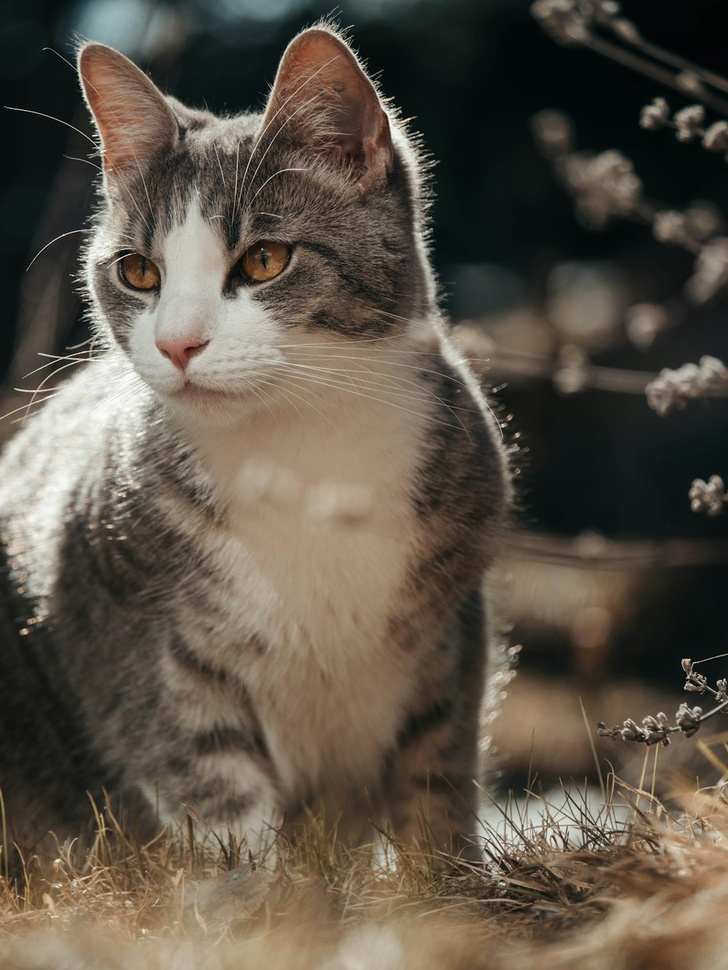
#> input picture img/cat.jpg, 728 x 970 px, shrunk from 1000 x 1333 before the run
$ python histogram.py
#> lines starting #> are read from the running program, lines starting #| are printed output that depends on the picture
import cv2 as cv
import matplotlib.pyplot as plt

img = cv.imread('img/cat.jpg')
#> img is the input picture: shape (970, 728, 3); mean B, G, R 70.9, 83, 92.1
cv.imshow('cat', img)

gray = cv.cvtColor(img, cv.COLOR_BGR2GRAY)
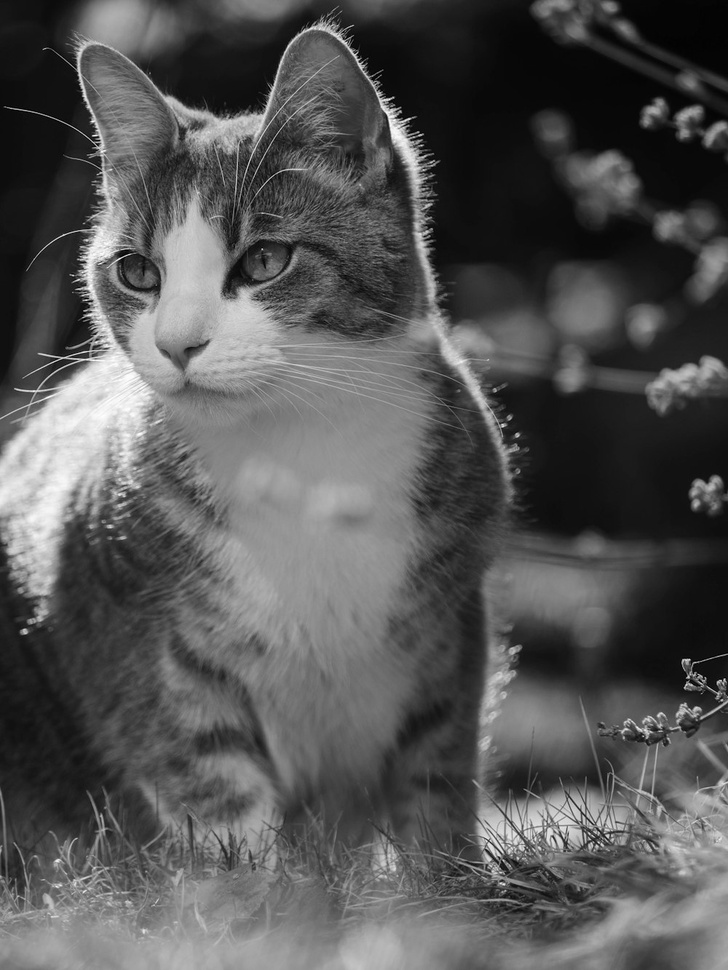
#> gray: shape (970, 728); min 0, max 255, mean 84.3
cv.imshow('gray', gray)

#Grayscale hist
gray_hist = cv.calcHist([gray], [0], None, [256], [0,256])
#> gray_hist = 256 values, max 12559 at index 16, min 3 at index 0, mean 2758.4

plt.figure()
plt.title('Grayscale Histogram')
plt.xlabel('Bins')
plt.ylabel('# of pixels')
plt.plot(gray_hist)
plt.xlim([0,256])
plt.show()
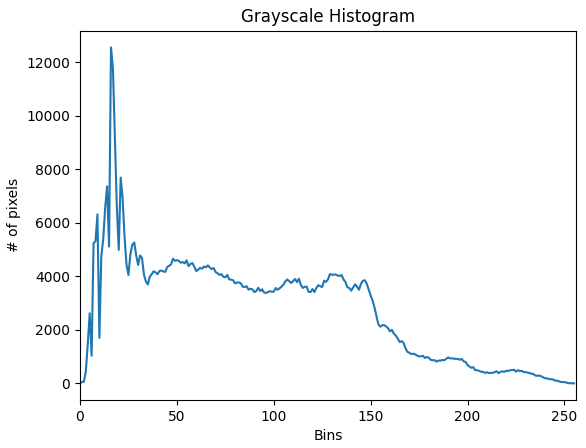
#> figure drawn by matplotlib, 1 panel; curve peaks at x = 16, y = 12559


cv.waitKey(0)

$ run again, with img/pfp.jpg copied over img/cat.jpg
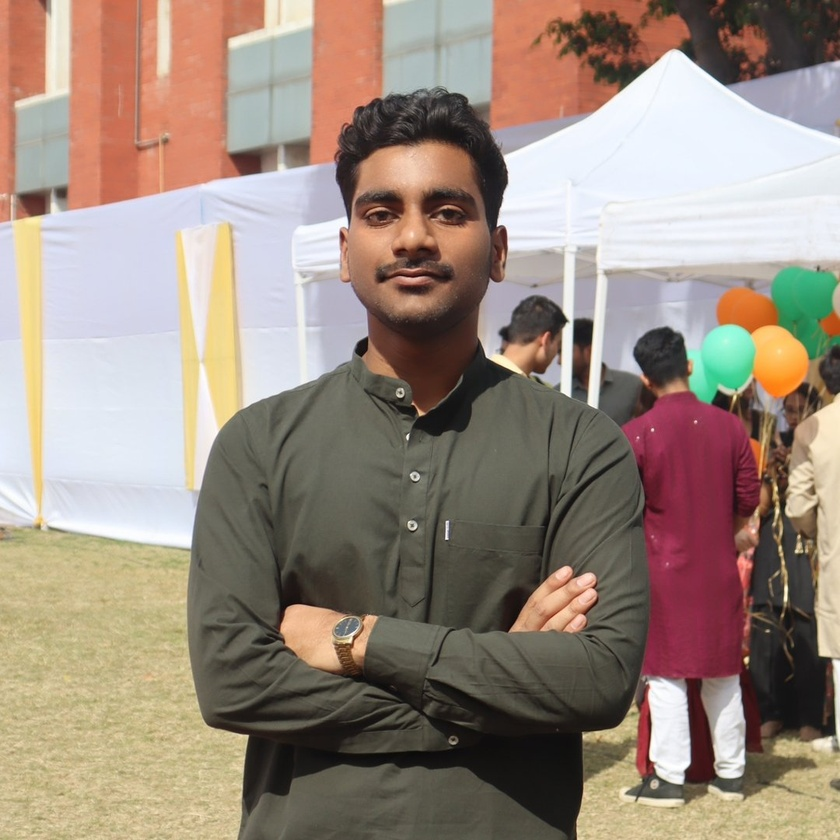
#> input picture img/pfp.jpg, 840 x 840 px, shrunk from 1080 x 1080 before the run
#> img is the input picture: shape (840, 840, 3); mean B, G, R 126.1, 138.7, 154.9
#> `gray = cv.cvtColor(img, cv.COLOR_BGR2GRAY)`:
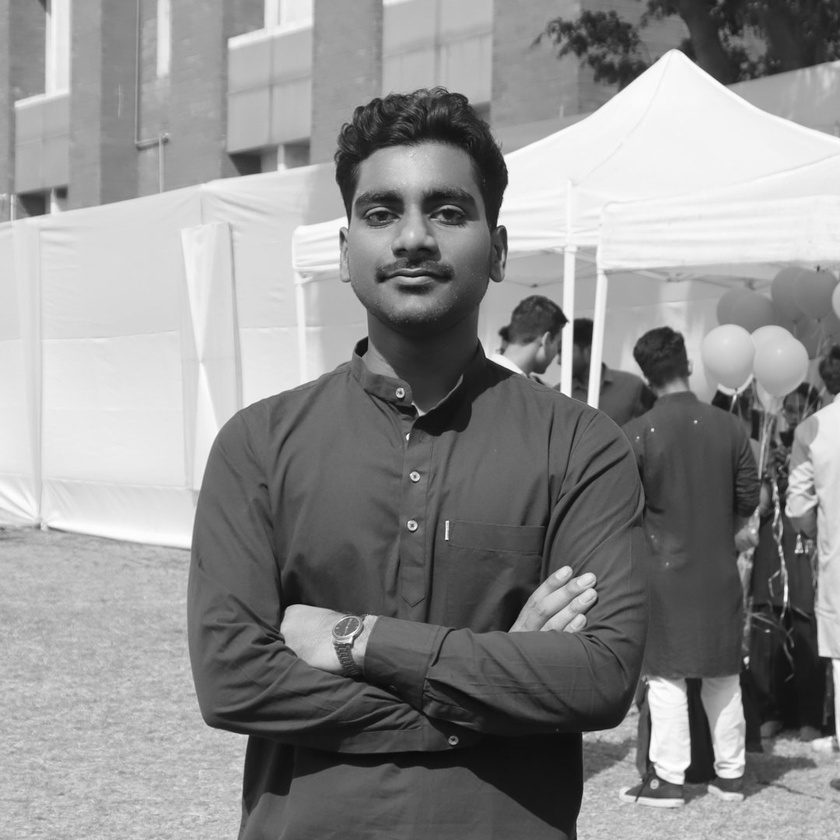
#> gray: shape (840, 840); min 6, max 255, mean 142.1
#> gray_hist = 256 values, max 9407 at index 243, min 0 at index 0, mean 2756.2
#> `plt.show()`:
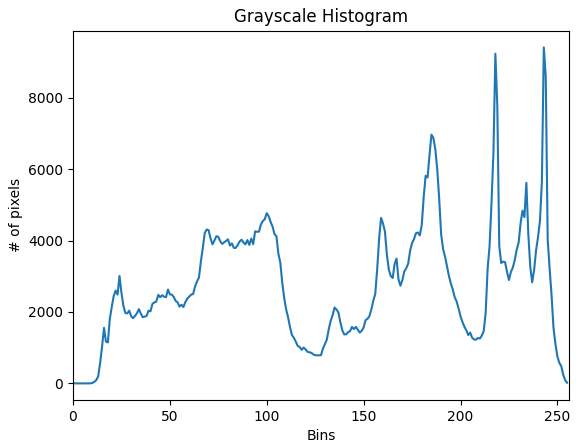
#> figure drawn by matplotlib, 1 panel; curve peaks at x = 243, y = 9407

$ run again, with img/us.jpg copied over img/cat.jpg
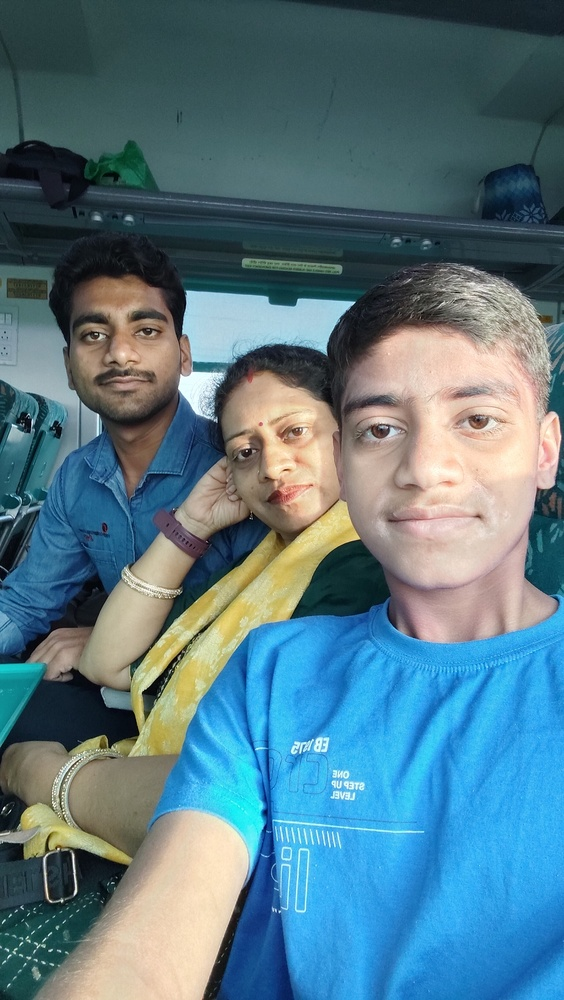
#> input picture img/us.jpg, 564 x 1000 px, shrunk from 1840 x 3264 before the run
#> img is the input picture: shape (1000, 564, 3); mean B, G, R 132.7, 120.6, 87.6
#> `gray = cv.cvtColor(img, cv.COLOR_BGR2GRAY)`:
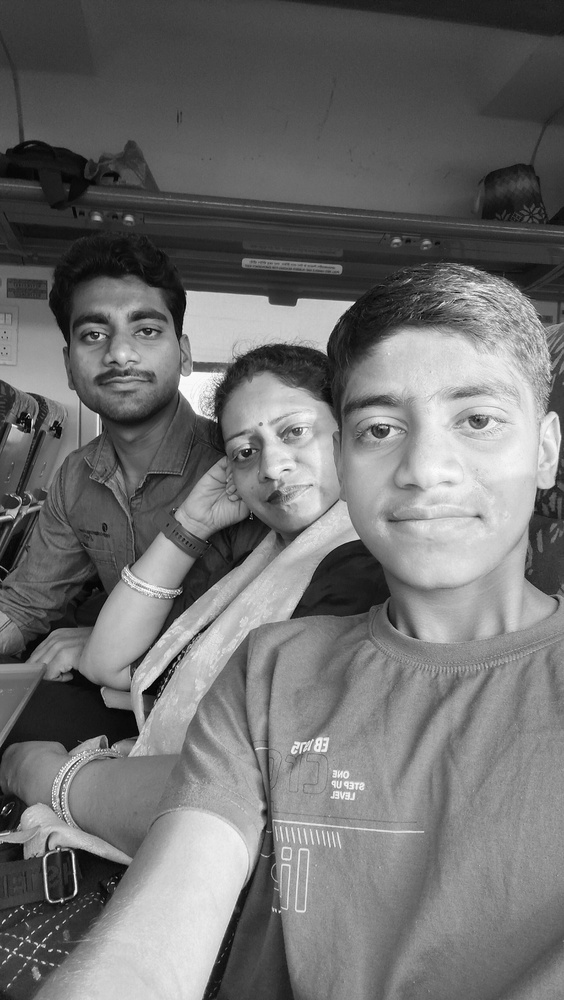
#> gray: shape (1000, 564); min 0, max 254, mean 112.1
#> gray_hist = 256 values, max 6332 at index 70, min 0 at index 255, mean 2203.1
#> `plt.show()`:
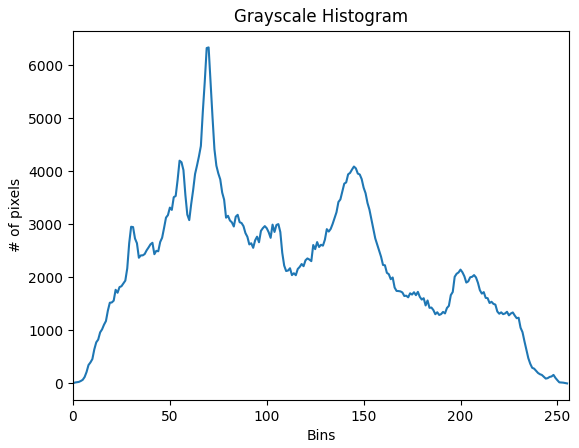
#> figure drawn by matplotlib, 1 panel; curve peaks at x = 70, y = 6332
